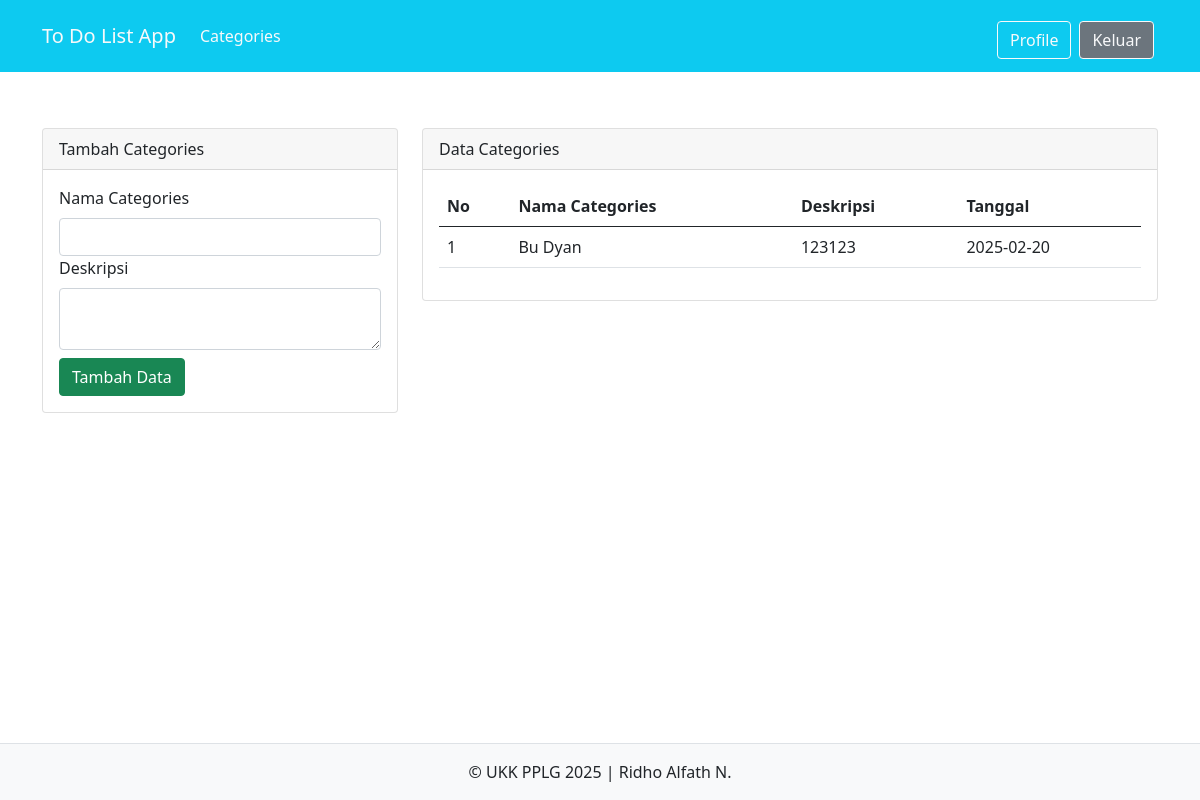
Screenshot of /admin/categories.php (signed in) with the database file from the repository.
### tables this page shows
CREATE TABLE `categories` (
  `categoriesid` int(11) NOT NULL,
  `namacategory` varchar(256) NOT NULL,
  `deskripsi` varchar(256) NOT NULL,
  `tanggaldibuat` date NOT NULL,
  `userid` int(11) NOT NULL
);

### admin/categories.php (the view, shortened to what this page needs)
<?php
include '../config/koneksi.php';
?>
<!DOCTYPE html>
<html lang="en">
<head>
    <link href="https://cdn.jsdelivr.net/npm/bootstrap@5.0.2/dist/css/bootstrap.min.css" rel="stylesheet">
    <link rel="stylesheet" href="view/css/bootstrap.min.css">
    <link rel="stylesheet" href="https://cdnjs.cloudflare.com/ajax/libs/font-awesome/6.7.2/css/all.min.css"/>
</head>
<body>
<nav class="navbar navbar-expand-lg navbar-light bg-info">
  <div class="container">
    <a class="navbar-brand text-light" href="index.php">To Do List App</a>
    <div class="collapse navbar-collapse mt-2" id="navbarNav">
        <div class="navbar-nav me-auto">
            <a href="categories.php" class="nav-link text-light mb-2">Categories</a>
        </div>
        <a href="/UKK2025_XIIPPLG2_7909/admin/profile.php" class="btn btn-outline-light btn-info m-1">Profile</a>
            <a href="../config/aksi_logout.php" class="btn btn-outline-light btn-secondary m-1">Keluar</a>
        </div>
    </div>
</nav>
<div class="container mt-5">
        <div class="row">
            <div class="col-md-4">
                <div class="card mt-2">
                    <div class="card-header">
                        Tambah Categories
                    </div>
                    <div class="card-body">
                        <form action="../config/aksi_categories.php" method="POST">
                            <label class="form-label">Nama Categories</label>
                            <input type="text" name="namacategory" class="form-control" required>
                            <label class="form-label">Deskripsi</label>
                            <textarea name="deskripsi" class="form-control" required></textarea>
                            <button type="submit" class="btn btn-success mt-2" name="tambahct">Tambah Data</button>
                        </form>
                    </div>
                </div>
            </div>
            <div class="col md-8">
                <div class="card mt-2">
                    <div class="card-header">Data Categories</div>
                    <div class="card-body">
                        <table class="table">
                            <thead>
                                <tr>
                                    <th>No</th>
                                    <th>Nama Categories</th>
                                    <th>Deskripsi</th>
                                    <th>Tanggal</th>
                                </tr>
                            </thead>
                            <tbody>
                                <?php
                                $no = 1;
                                $userid = $_SESSION['userid'];
                                $sql = mysqli_query($koneksi, "SELECT * FROM categories
                            WHERE userid='$userid'");
                                while ($data = mysqli_fetch_array($sql)) {
                                ?>
                                    <tr>
                                        <td><?php echo $no++ ?></td>
                                        <td><?php echo $data['namacategory'] ?></td>
                                        <td><?php echo $data['deskripsi'] ?></td>
                                        <td><?php echo $data['tanggaldibuat'] ?></td>
                                    </tr>
                                <?php } ?>
                                </tbody>
                        </table>
<footer class="position-fixed d-flex justify-content-center border-top mt-3 bg-light fixed-bottom" >
    <p class="mt-3">&copy; UKK PPLG 2025 | Ridho Alfath N.</p>
</footer>
</body>
</html>

### rows the page displays
categories: namacategory "Bu Dyan", deskripsi "123123", tanggaldibuat "2025-02-20"
